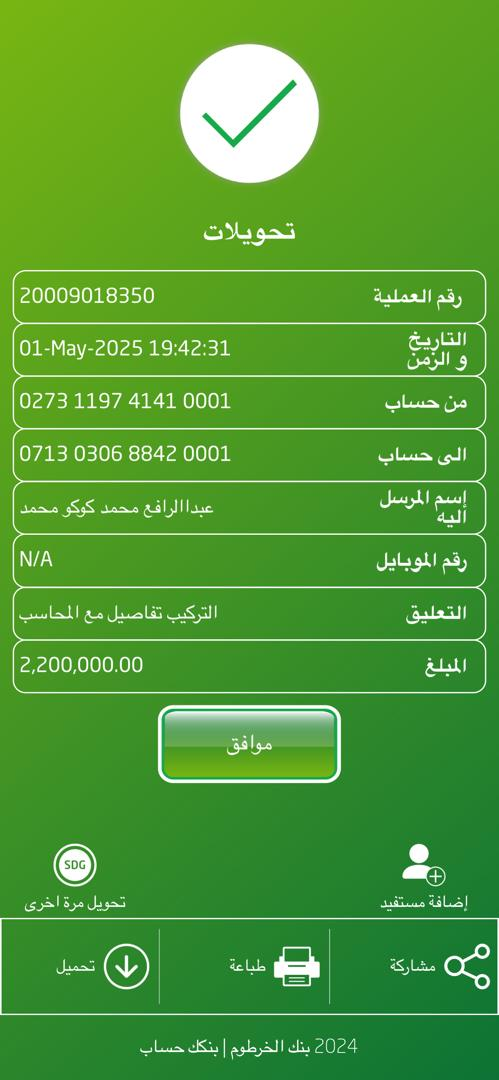
#> input picture core/image.jpg, 499 x 1080 px
$ python -i preprocessing.py   (imports and definitions only)
#> lines starting #> are read from the running program, lines starting #| are printed output that depends on the picture
"""
Image preprocessing module for receipt OCR.
Handles image enhancement and template detection.
"""
import cv2
import numpy as np
from typing import Tuple, Optional
from pathlib import Path
from PIL import Image

from config.settings import (
    IMAGE_PREPROCESSING,
    TEMPLATE_DETECTION
)
from core.models import ReceiptType


class ImagePreprocessor:
    """Handles image preprocessing and enhancement."""

    def __init__(self):
        self.config = IMAGE_PREPROCESSING
        self.template_config = TEMPLATE_DETECTION

    # [264 lines left out: functions load_image, detect_receipt_type, enhance_for_box_detection, enhance_image, deskew_image, extract_roi and 1 more, not called in this run]

    def save_debug_image(self, image: np.ndarray, output_path: Path):
        """Save image for debugging purposes."""
        cv2.imwrite(str(output_path), image)


# Convenience function
# [12 lines left out: function preprocess_receipt, not called in this run]

>>> import cv2
>>> picture = cv2.imread('image.jpg', cv2.IMREAD_GRAYSCALE)
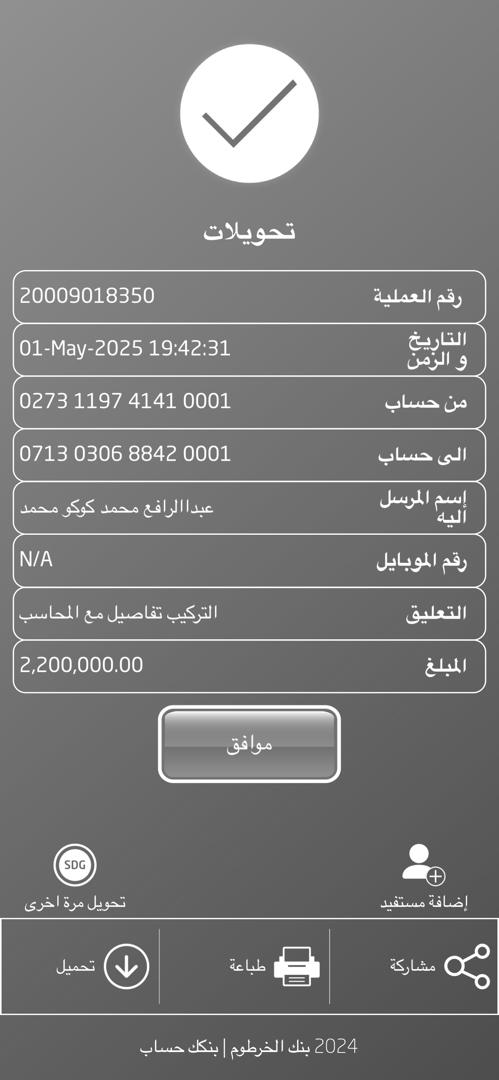
#> picture: shape (1080, 499); min 50, max 255, mean 121.8
#> (the run stopped early here; a loop or call above may not have finished)
